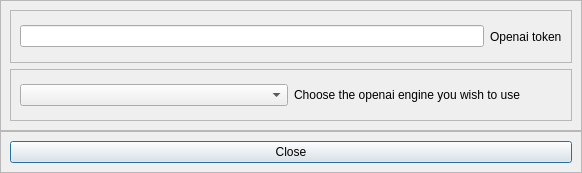
<?xml version="1.0" encoding="UTF-8"?>
<ui version="4.0">
 <class>Openai_dlg</class>
 <widget class="QDialog" name="Openai_dlg">
  <property name="geometry">
   <rect>
    <x>0</x>
    <y>0</y>
    <width>582</width>
    <height>173</height>
   </rect>
  </property>
  <property name="windowTitle">
   <string>Dialog</string>
  </property>
  <layout class="QVBoxLayout" name="verticalLayout">
   <property name="spacing">
    <number>0</number>
   </property>
   <property name="leftMargin">
    <number>0</number>
   </property>
   <property name="topMargin">
    <number>0</number>
   </property>
   <property name="rightMargin">
    <number>0</number>
   </property>
   <property name="bottomMargin">
    <number>0</number>
   </property>
   <item>
    <widget class="QFrame" name="frame">
     <property name="sizePolicy">
      <sizepolicy hsizetype="Preferred" vsizetype="Preferred">
       <horstretch>0</horstretch>
       <verstretch>1</verstretch>
      </sizepolicy>
     </property>
     <property name="frameShape">
      <enum>QFrame::StyledPanel</enum>
     </property>
     <property name="frameShadow">
      <enum>QFrame::Raised</enum>
     </property>
     <layout class="QVBoxLayout" name="verticalLayout_2">
      <item>
       <widget class="QFrame" name="frame_3">
        <property name="frameShape">
         <enum>QFrame::StyledPanel</enum>
        </property>
        <property name="frameShadow">
         <enum>QFrame::Raised</enum>
        </property>
        <layout class="QHBoxLayout" name="horizontalLayout_2">
         <item>
          <widget class="QLineEdit" name="tokenEdit">
           <property name="sizePolicy">
            <sizepolicy hsizetype="Expanding" vsizetype="Fixed">
             <horstretch>1</horstretch>
             <verstretch>0</verstretch>
            </sizepolicy>
           </property>
          </widget>
         </item>
         <item>
          <widget class="QLabel" name="label">
           <property name="text">
            <string>Openai token</string>
           </property>
          </widget>
         </item>
        </layout>
       </widget>
      </item>
      <item>
       <widget class="QFrame" name="frame_4">
        <property name="frameShape">
         <enum>QFrame::StyledPanel</enum>
        </property>
        <property name="frameShadow">
         <enum>QFrame::Raised</enum>
        </property>
        <layout class="QHBoxLayout" name="horizontalLayout_3">
         <item>
          <widget class="QComboBox" name="openai_engine_cb"/>
         </item>
         <item>
          <widget class="QLabel" name="label_2">
           <property name="text">
            <string>Choose the openai engine you wish to use</string>
           </property>
          </widget>
         </item>
        </layout>
       </widget>
      </item>
     </layout>
    </widget>
   </item>
   <item>
    <widget class="QFrame" name="frame_2">
     <property name="frameShape">
      <enum>QFrame::StyledPanel</enum>
     </property>
     <property name="frameShadow">
      <enum>QFrame::Raised</enum>
     </property>
     <layout class="QHBoxLayout" name="horizontalLayout">
      <item>
       <widget class="QPushButton" name="openai_close_pb">
        <property name="text">
         <string>Close</string>
        </property>
        <property name="icon">
         <iconset>
          <normalon>:/icons/images/close.png</normalon>
         </iconset>
        </property>
       </widget>
      </item>
     </layout>
    </widget>
   </item>
  </layout>
 </widget>
 <resources>
  <include location="../../resources.qrc"/>
 </resources>
 <connections/>
</ui>
